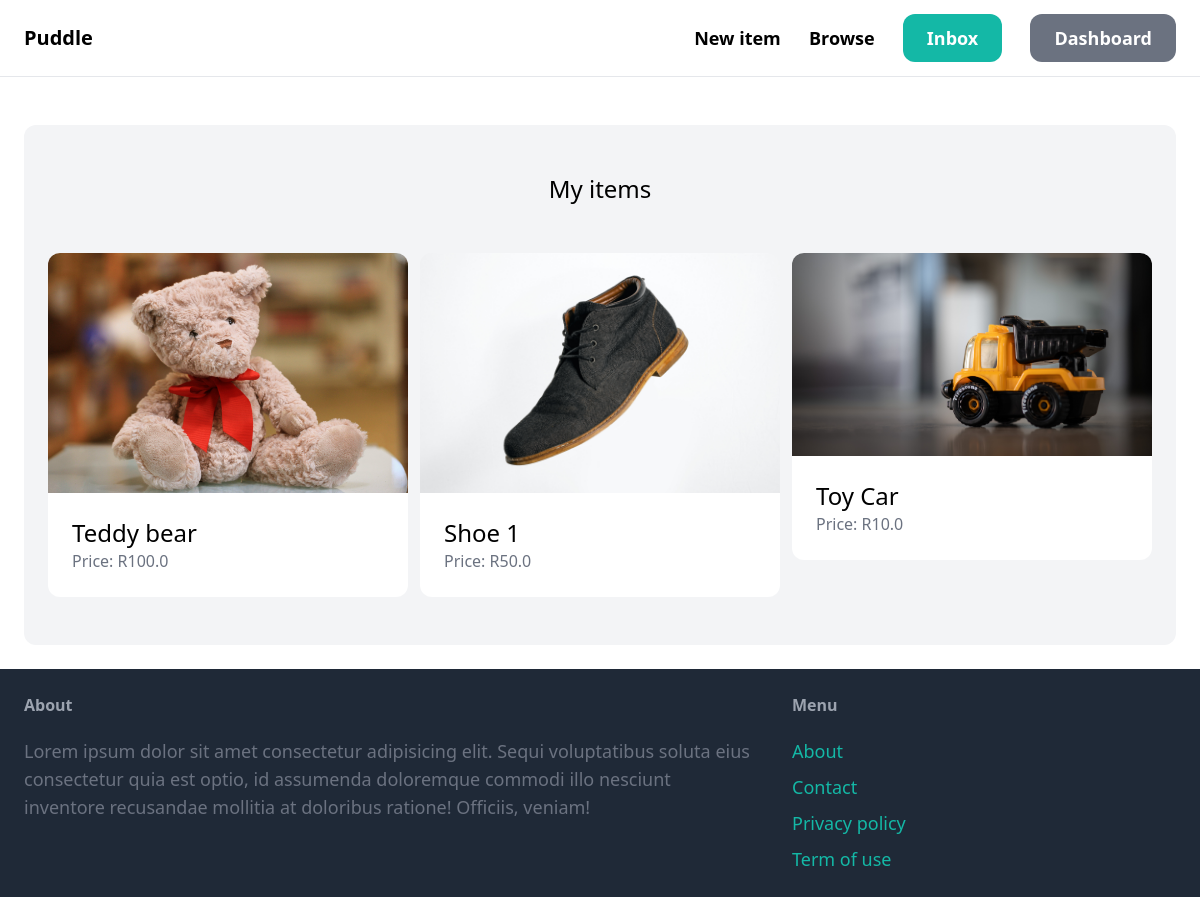
The page /dashboard/ (signed in) on the database its author committed.
### item/models.py (models this page shows, shortened)
class Item (models.Model):
    category = models.ForeignKey(
        Category, related_name='items', on_delete=models.CASCADE)
    name = models.CharField(max_length=255)
    description = models.TextField(blank=True, null=True)
    image = models.ImageField(upload_to='item_images', blank=True, null=True)
    price = models.FloatField()
    is_sold = models.BooleanField(default=False)
    created_by = models.ForeignKey(
        User, related_name='items', on_delete=models.CASCADE)
    created_at = models.DateTimeField(auto_now_add=True)

### dashboard/views.py (the view)
# urls.py: path('',views.index,name='index'),
@login_required
def index(request):
    items = Item.objects.filter(created_by = request.user)
    return render(request,'dashboard/index.html',{
        'items':items,
    })

### dashboard/Templates/dashboard/index.html
{% extends 'core/base.html' %} {% block title %}Dashboard{% endblock title %}
{%block content %}
<div class="mt-6 px-6 py-12 bg-gray-100 rounded-xl">
  <h2 class="mb-12 text-2xl text-center">My items</h2>
  <div class="grid grid-cols-3 gap-3">
    {% for item in items %}
    <div>
      <a href="{% url 'item:detail' item.id %}">
        <div>
          <img src="{{ item.image.url }}" class="rounded-t-xl" alt="" />
        </div>
        <div class="p-6 bg-white rounded-b-xl">
          <h2 class="text-2xl">{{item.name}}</h2>
          <p class="text-gray-500">Price: R{{item.price}}</p>
        </div>
      </a>
    </div>
    {% endfor %}
  </div>
</div>
{% endblock content %}

### rows shown on the page
Item: image (picture), name "Teddy bear", price "100.0"
Item: image (picture), name "Shoe 1", price "50.0"
Item: image (picture), name "Toy Car", price "10.0"
